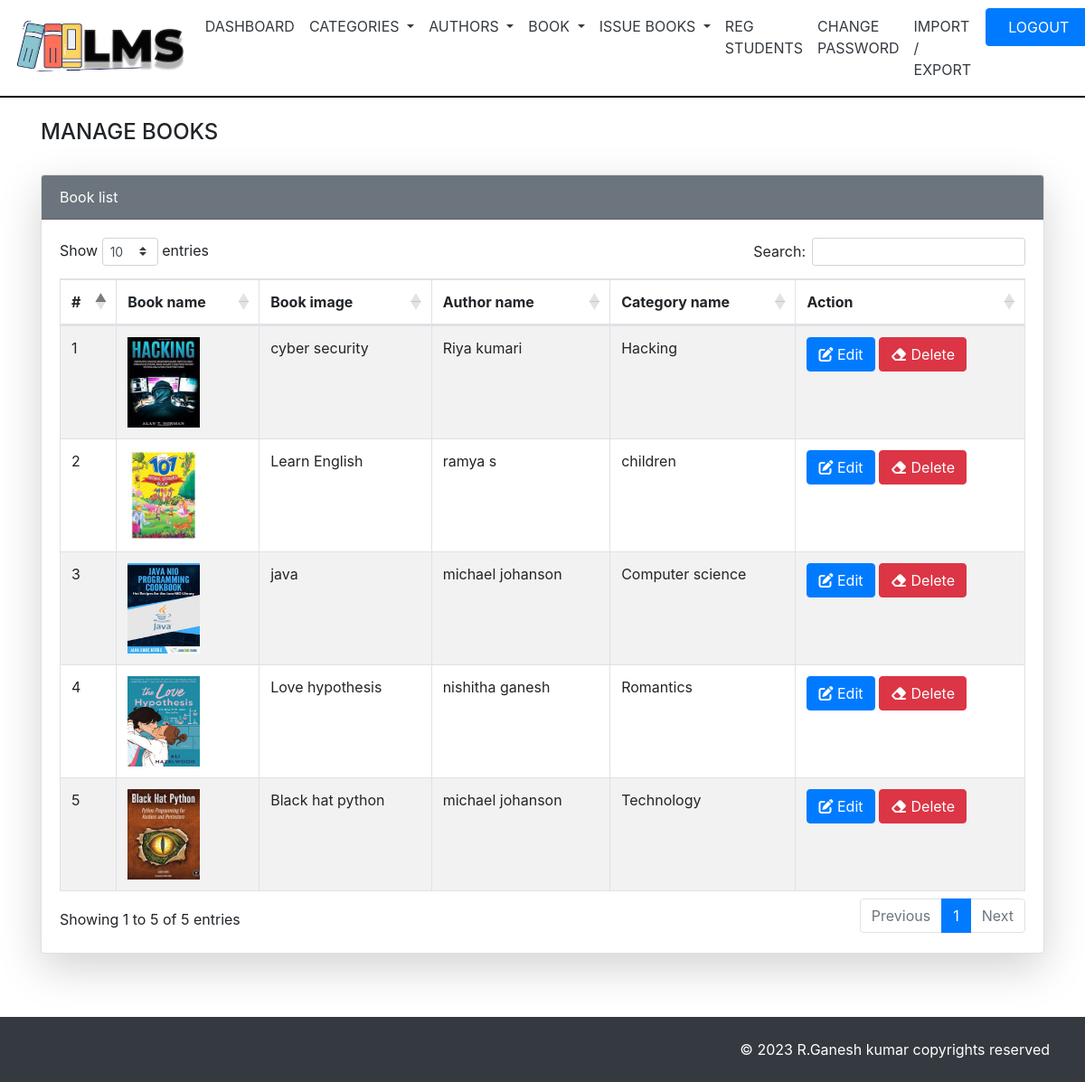
The app's page /admin/manage_book.php (signed in) with its own data.
### tables this page shows
CREATE TABLE `book` (
  `id` int(11) NOT NULL,
  `name` varchar(30) NOT NULL,
  `category_id` varchar(30) NOT NULL,
  `author_id` varchar(30) NOT NULL,
  `isbn` varchar(30) NOT NULL,
  `price` varchar(30) NOT NULL,
  `myimage` varchar(30) NOT NULL,
  `create_time` varchar(50) NOT NULL,
  `update_time` varchar(50) NOT NULL
);

CREATE TABLE `author` (
  `id` int(11) NOT NULL,
  `name` varchar(50) NOT NULL,
  `create_time` varchar(50) NOT NULL,
  `update_time` varchar(50) NOT NULL
);

CREATE TABLE `category` (
  `id` int(11) NOT NULL,
  `name` varchar(50) NOT NULL,
  `status` varchar(50) NOT NULL,
  `create_time` varchar(50) NOT NULL,
  `update_time` varchar(50) NOT NULL
);

### admin/manage_book.php (the view, shortened to what this page needs)
<!DOCTYPE html>
<html lang="en">
<head>
    <link rel="stylesheet" href="https://cdn.jsdelivr.net/npm/bootstrap@4.6.2/dist/css/bootstrap.min.css">
  <link rel="stylesheet" href="https://cdnjs.cloudflare.com/ajax/libs/font-awesome/6.4.0/css/all.min.css" />
  <link rel="stylesheet" href="https://cdnjs.cloudflare.com/ajax/libs/twitter-bootstrap/4.5.2/css/bootstrap.css">
  <link rel="stylesheet" href="https://cdn.datatables.net/1.13.4/css/dataTables.bootstrap4.min.css">
</head>
<body>
<?php
include('aheader.php');
?>
<div class="container">
<h4 class="mt-4">MANAGE BOOKS</h4>
<div class="row">
<div class="col-md-12">
<div class="card shadow-lg mt-4" style="margin-bottom:70px;">
<div class="card-header bg-secondary text-white">Book list</div>
<div class="card-body">
<table id="example" class=" table table-striped table-bordered" style="width:100%">
<thead>
<tr>
    <th>#</th>
    <th>Book name</th>
    <th>Book image</th>
    <th>Author name</th>
    <th>Category name</th>
    <th>Action</th>
</tr>
</thead>
<tbody>
<?php
include('db.php');
$sql="select book.myimage as mi,book.id as bi,book.name as b,author.name as a,category.name as c from book inner join category on book.category_id=category.id inner join author on book.author_id=author.id";
$result=mysqli_query($con,$sql);
if(mysqli_num_rows($result)>0)
{
    $i=1;
while($row=mysqli_fetch_assoc($result))
{
    ?>
    <tr>
        <td><?php echo $i; ?></td>
        <td><img src="<?=$row['mi']?>" style="height:100px;width:80px;"></td>
        <td><?=$row['b']?></td>
        <td><?=$row['a']?></td>
        <td><?=$row['c']?></td>
    <td>
        <a href="edit_book.php?id=<?=$row['bi']?>" class="btn btn-primary"><i class="fa-solid fa-pen-to-square"></i> Edit</a>
        <a href="delete_book.php?id=<?=$row['bi']?>" class="btn btn-danger"><i class="fa-solid fa-eraser"></i> Delete</a>
    </td>
    </tr>
    <?php
    $i++;
}
}
?>
</tbody>
</table>
</div>
</div>
</div>
</div>
</div>
<div class="container-fluid">
<div class="row bg-dark p-4 text-white text-right">
<div class="col">
&copy; <?php echo date('Y'); ?> R.Ganesh kumar copyrights reserved
</div>
</div>
</div>
</body>
</html>

### records on screen
book: myimage (picture), name "cyber security", author.name "Riya kumari", category.name "Hacking"
book: myimage (picture), name "Learn English", author.name "ramya s", category.name "children"
book: myimage (picture), name "java", author.name "michael johanson", category.name "Computer science"
book: myimage (picture), name "Love hypothesis", author.name "nishitha ganesh", category.name "Romantics"
book: myimage (picture), name "Black hat python", author.name "michael johanson", category.name "Technology"
